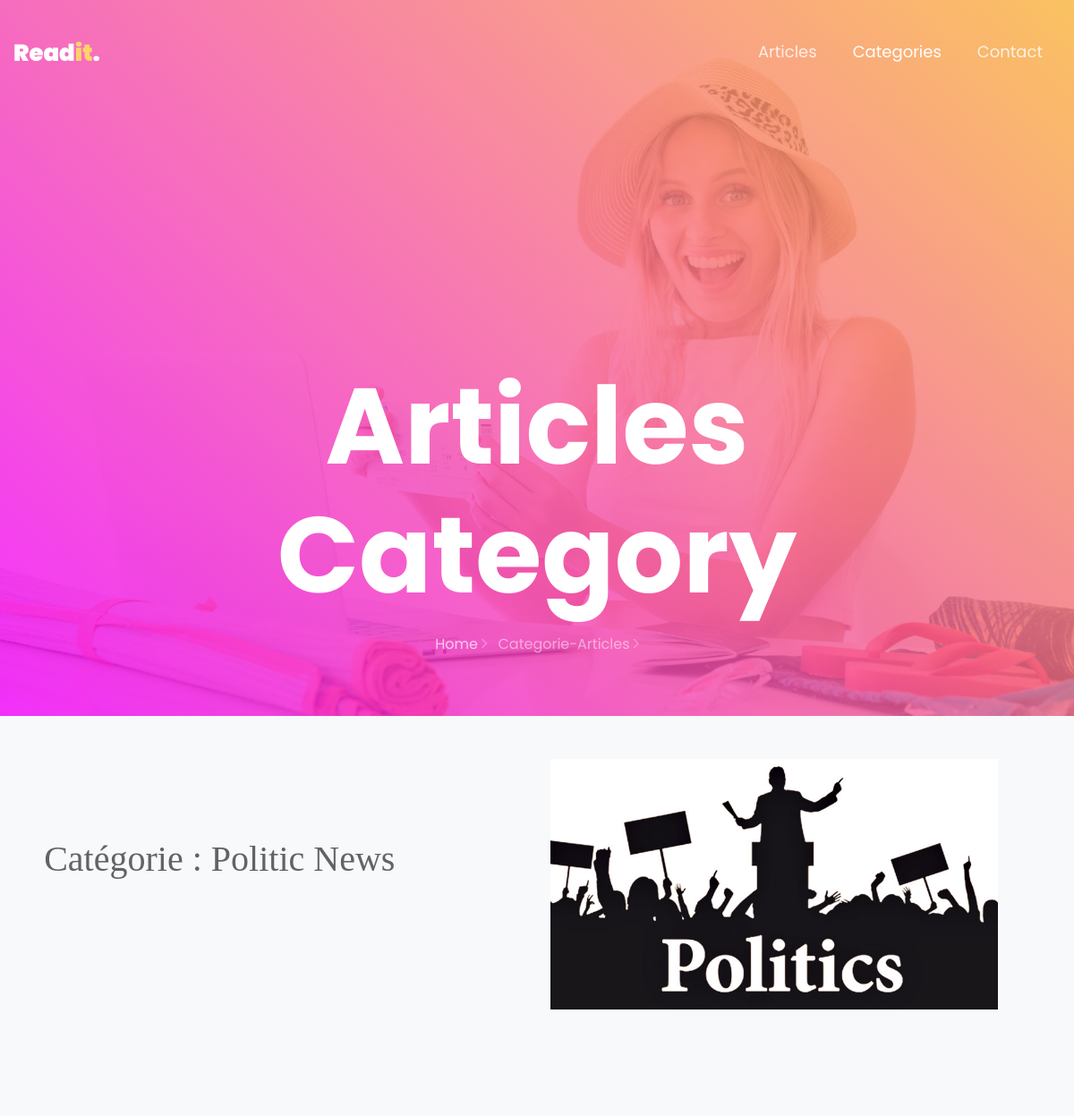
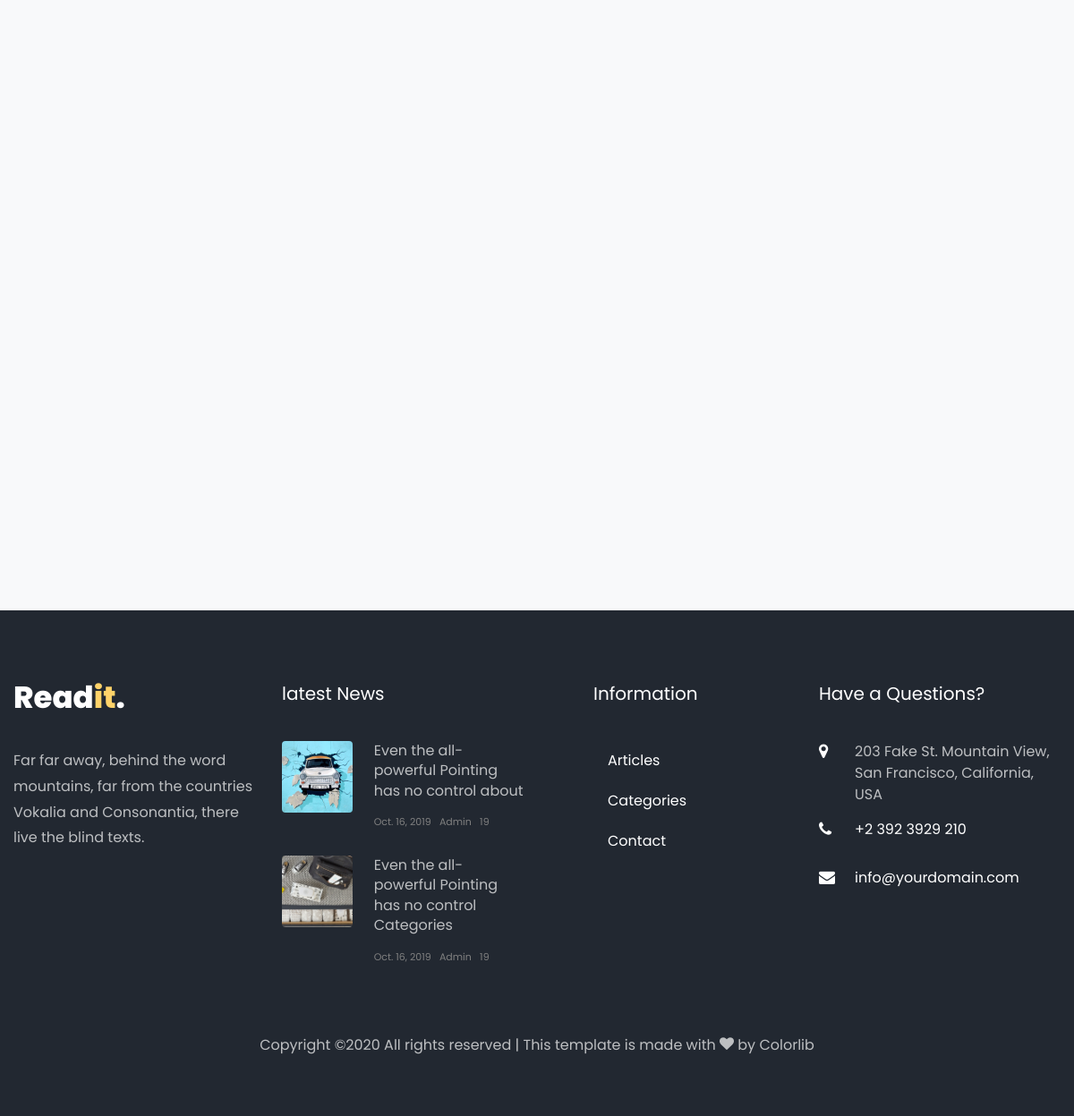
Screenshot of /category-article.php?id=77 with the database file from the repository (2 pictures, top to bottom).
### tables this page shows
CREATE TABLE `category` (
  `id_cat` int(11) NOT NULL,
  `name` varchar(50) NOT NULL,
  `image` varchar(50) NOT NULL
);

### category-article.php (the view, shortened to what this page needs)
<!DOCTYPE html>
<html lang="en">
<head>
    <link rel="stylesheet" href="css/open-iconic-bootstrap.min.css">
    <link rel="stylesheet" href="css/animate.css">
    <link rel="stylesheet" href="css/owl.carousel.min.css">
    <link rel="stylesheet" href="css/owl.theme.default.min.css">
    <link rel="stylesheet" href="css/magnific-popup.css">
    <link rel="stylesheet" href="css/aos.css">
    <link rel="stylesheet" href="css/ionicons.min.css">
    <link rel="stylesheet" href="css/flaticon.css">
    <link rel="stylesheet" href="css/icomoon.css">
    <link rel="stylesheet" href="css/style.css">
</head>
<body class="bg-light">
    <nav class="navbar px-md-0 navbar-expand-lg navbar-dark ftco_navbar bg-dark ftco-navbar-light" id="ftco-navbar">
        <div class="container">
            <a class="navbar-brand" href="index.html">Read<i>it</i>.</a>
            <div class="collapse navbar-collapse" id="ftco-nav">
                <ul class="navbar-nav ml-auto">
                    <li class="nav-item"><a href="articles.php" class="nav-link">Articles</a></li>
                    <li class="nav-item active"><a href="category.php" class="nav-link">Categories</a></li>
                    <li class="nav-item"><a href="contact.php" class="nav-link">Contact</a></li>
                </ul>
            </div>
        </div>
    </nav>
    <section class="hero-wrap hero-wrap-2 js-fullheight" style="background-image: url('images/bg_1.jpg');"
        data-stellar-background-ratio="0.5">
        <div class="overlay"></div>
        <div class="container">
            <div class="row no-gutters slider-text js-fullheight align-items-end justify-content-center">
                <div class="col-md-9 ftco-animate pb-5 text-center">
                    <h1 class="mb-3 bread">Articles Category</h1>
                    <p class="breadcrumbs"><span class="mr-2"><a href="articles.php">Home
                                <i class="ion-ios-arrow-forward"></i></a></span> <span>Categorie-Articles <i
                                class="ion-ios-arrow-forward"></i></span></p>
                </div>
            </div>
        </div>
    </section>
    <?php
    include "conn.php";
    $id = $_GET["id"];
    ?>
    <div class="container mt-5">
        <div class="row">
            <div class="col-6">
                <?php
                    $affiche = $conn->prepare("SELECT * from category where id_cat=$id");
                    $affiche->execute();
                    foreach ($affiche->fetchAll() as $key => $article) :
                    ?>
                <h1 style="padding-top: 15%; padding-left: 6%; color: #626365;font-family: cursive; ">
                    Catégorie : <?= $article["name"] ?>
                </h1>
            </div>
            <div class="col-6">
                <img src="uploads/<?= $article["image"] ?>" alt="image"
                    style="width:500px; height:280px;margin-bottom:13%">
            </div>
            <?php endforeach; ?>
        </div>
    </div>
    <div class="container">
        <div class="row d-flex">
        </div>
    </div>
    <footer class="ftco-footer ftco-bg-dark ftco-section">
        <div class="container">
            <div class="row mb-5">
                <div class="col-md">
                    <div class="ftco-footer-widget mb-4">
                        <h2 class="logo"><a href="#">Read<span>it</span>.</a></h2>
                        <p>Far far away, behind the word mountains, far from the countries Vokalia and Consonantia,
                            there live the blind texts.</p>
                        <ul class="ftco-footer-social list-unstyled float-md-left float-lft mt-5">
                        </ul>
                    </div>
                </div>
                <div class="col-md">
                    <div class="ftco-footer-widget mb-4">
                        <h2 class="ftco-heading-2">latest News</h2>
                        <div class="block-21 mb-4 d-flex">
                            <a class="img mr-4 rounded" style="background-image: url(images/image_1.jpg);"></a>
                            <div class="text">
                                <h3 class="heading"><a href="#">Even the all-powerful Pointing has no control
                                        about</a>
                                </h3>
                                <div class="meta">
                                    <div><a href="#"></span> Oct. 16, 2019</a></div>
                                    <div><a href="#"></span> Admin</a></div>
                                    <div><a href="#"></span> 19</a></div>
                                </div>
                            </div>
                        </div>
                        <div class="block-21 mb-4 d-flex">
                            <a class="img mr-4 rounded" style="background-image: url(images/image_2.jpg);"></a>
                            <div class="text">
                                <h3 class="heading"><a href="#">Even the all-powerful Pointing has no control
                                        Categories</a>
                                </h3>
                                <div class="meta">
                                    <div><a href="#"></span> Oct. 16, 2019</a></div>
                                    <div><a href="#"></span> Admin</a></div>
                                    <div><a href="#"></span> 19</a></div>
                                </div>
                            </div>
                        </div>
                    </div>
                </div>
                <div class="col-md">
                    <div class="ftco-footer-widget mb-4 ml-md-5">
                        <h2 class="ftco-heading-2">Information</h2>
                        <ul class="list-unstyled">
                            <li class="nav-item active"><a href="articles.php" class="nav-link">Articles</a></li>
                            <li class="nav-item"><a href="category.php" class="nav-link">Categories</a></li>
                            <li class="nav-item"><a href="contact.php" class="nav-link">Contact</a></li>
                        </ul>
                    </div>
                </div>
                <div class="col-md">
                    <div class="ftco-footer-widget mb-4">
                        <h2 class="ftco-heading-2">Have a Questions?</h2>
                        <div class="block-23 mb-3">
                            <ul>
                                <li><span class="icon icon-map-marker"></span><span class="text">203 Fake St.
                                        Mountain
                                        View, San Francisco, California, USA</span></li>
                                <li><a href="#"><span class="icon icon-phone"></span><span class="text">+2 392 3929
                                            210</span></a></li>
                                <li><a href="#"><span class="icon icon-envelope"></span><span
                                            class="text">info@yourdomain.com</span></a></li>
                            </ul>
                        </div>
                    </div>
                </div>
            </div>
            <div class="row">
                <div class="col-md-12 text-center">
                    <p>
                        Copyright &copy; All rights reserved | This template is made with <i class="icon-heart color-danger"
                            aria-hidden="true"></i> by <a href="https://colorlib.com" target="_blank">Colorlib</a>
                    </p>
                </div>
            </div>
        </div>
    </footer>
</body>
</html>

### css/icomoon.css (style rules this page uses)
[class^="icon-"], [class*=" icon-"] { font-family: 'icomoon' !important; speak: none; font-style: normal; font-weight: normal; font-variant: normal; text-transform: none; line-height: 1; -webkit-font-smoothing: antialiased; -moz-osx-font-smoothing: grayscale; }
.icon-heart:before { content: "\f004"; }
.icon-map-marker:before { content: "\f041"; }
.icon-phone:before { content: "\f095"; }
.icon-envelope:before { content: "\f0e0"; }

### rows the page displays
category: name "Politic News", image (picture)
